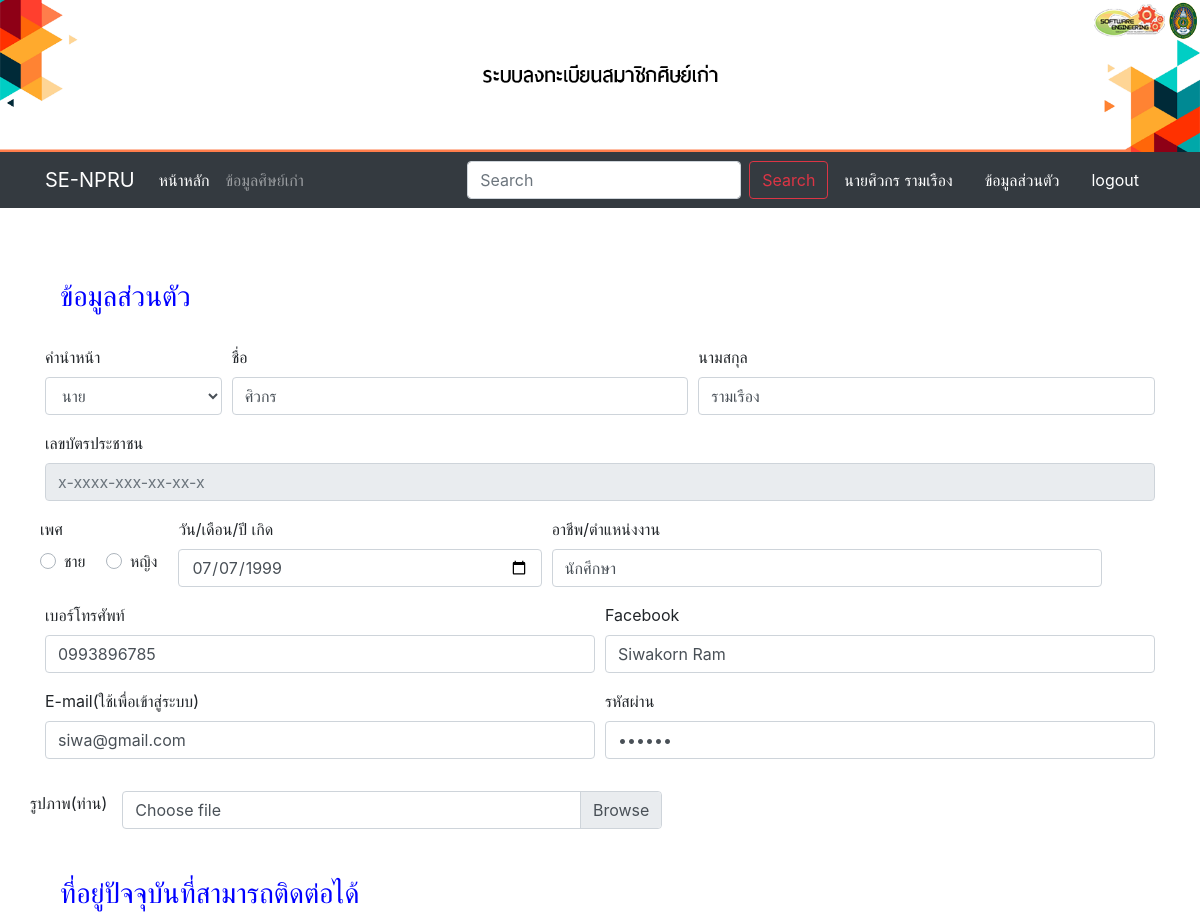
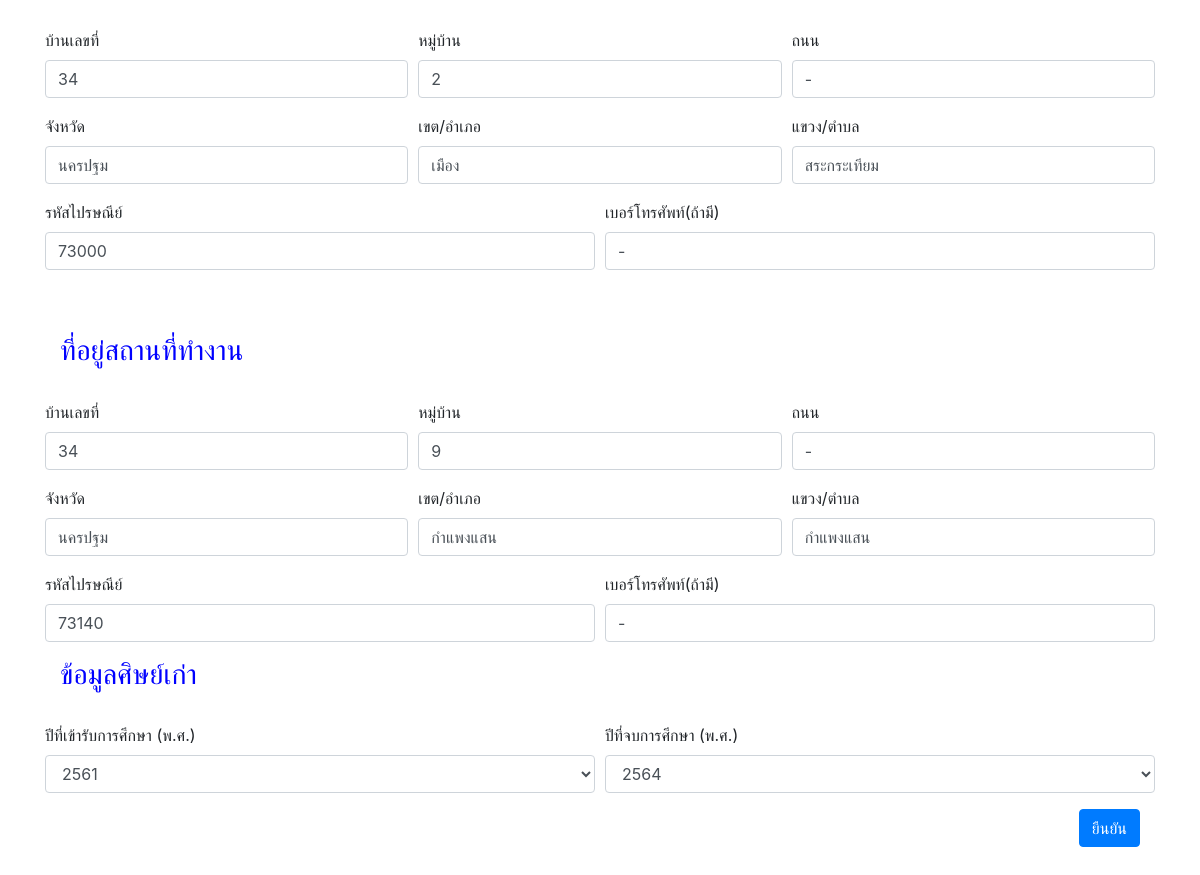
/formupdate.php?a_id=4 (signed in), run on the app's committed database (2 pictures, top to bottom).
### tables this page shows
CREATE TABLE `info` (
  `a_id` int(11) NOT NULL,
  `title` varchar(10) NOT NULL,
  `fname` varchar(60) NOT NULL,
  `lname` varchar(60) NOT NULL,
  `idcard` char(13) NOT NULL,
  `sex` varchar(10) NOT NULL,
  `date` date NOT NULL,
  `job` varchar(100) NOT NULL,
  `tel` varchar(10) NOT NULL,
  `face` varchar(100) NOT NULL,
  `email` varchar(100) NOT NULL,
  `password` varchar(30) NOT NULL,
  `image` varchar(155) NOT NULL
);

CREATE TABLE `addr_home` (
  `a_id` int(11) NOT NULL,
  `House-No` varchar(20) NOT NULL,
  `Moo-home` varchar(50) NOT NULL,
  `road-home` varchar(50) NOT NULL,
  `Province-home` varchar(50) NOT NULL,
  `Area-home` varchar(50) NOT NULL,
  `Sub-area-home` varchar(50) NOT NULL,
  `Postal-Code-home` varchar(5) NOT NULL,
  `Tel-home` varchar(10) NOT NULL
);

CREATE TABLE `addr_work` (
  `a_id` int(11) NOT NULL,
  `Work-No` varchar(10) NOT NULL,
  `Moo-work` varchar(50) NOT NULL,
  `road-work` varchar(50) NOT NULL,
  `Province-work` varchar(50) NOT NULL,
  `Area-work` varchar(50) NOT NULL,
  `Sub-area-work` varchar(50) NOT NULL,
  `Postal-Code-work` varchar(5) NOT NULL,
  `Tel-work` varchar(10) NOT NULL
);

CREATE TABLE `year` (
  `a_id` int(11) NOT NULL,
  `attend` varchar(4) NOT NULL,
  `finish` varchar(4) NOT NULL
);

### formupdate.php (the view, shortened to what this page needs)
<!DOCTYPE html>
<html lang="en">
<head>
</head>
<body>
    <div align="center">
        <img src="photo/header1920px.png" width="100%">
    </div>
    <?php require('navaf.php'); ?>
    <div class="container">
        <br><br><br>
        <?php
        require("connect.php");
        $id = $_GET['a_id'];
        $sql = "SELECT * FROM info WHERE a_id = '$id'";
        $stmt = $conn->prepare($sql);
        $stmt->execute();
        ?>
        <?php
        $result = $stmt->fetch(PDO::FETCH_ASSOC);
        ?>
        <form method="POST" action="update.php" enctype="multipart/form-data">
            <div class="container" style="color: blue;">
                <h3>ข้อมูลส่วนตัว</h3>
            </div>
            <br>
            <div class="form-row">
                <div class="form-group col-md-2">
                    <label for="title">คำนำหน้า</label>
                    <select id="title" class="form-control" name="title">
                        <option selected><?php echo $result['title']; ?></option>
                    </select>
                </div>
                <div class="form-group col-md-5">
                    <label for="fname">ชื่อ</label>
                    <input type="text" class="form-control" id="fname" placeholder="ชื่อ(ภาษาไทย)" name="fname" value="<?php echo $result['fname'] ?>">
                </div>
                <div class="form-group col-md-5">
                    <label for="lname">นามสกุล</label>
                    <input type="text" class="form-control" id="lname" placeholder="นามสกุล(ภาษาไทย)" name="lname" value="<?php echo $result['lname'] ?>">
                </div>
            </div>
            <div class="form-group">
                <label for="idcard">เลขบัตรประชาชน</label>
                <input type="text" class="form-control" id="idcard" placeholder="x-xxxx-xxx-xx-xx-x" name="idcard" maxlength="13" value="<?php echo $result['idcard'] ?>" readonly>
            </div>
            <div class="form-row">
                <div class="form-group">
                    <label for="select-sex">เพศ</label><br>
                    <div class="custom-control custom-radio custom-control-inline">
                        <label class="custom-control-label" for="customRadioInline1">ชาย</label>
                    </div>
                    <div class="custom-control custom-radio custom-control-inline">
                        <label class="custom-control-label" for="customRadioInline2">หญิง</label>
                    </div>
                </div>
                <div class="form-group col-md-4">
                    <label for="date">วัน/เดือน/ปี เกิด</label>
                    <input type="date" class="form-control" id="date" name="date" value="<?php echo $result['date'] ?>">
                </div>
                <div class="form-group col-md-6">
                    <label for="job">อาชีพ/ตำแหน่งงาน</label>
                    <input type="text" class="form-control" id="job" name="job" placeholder="อาชีพ/ตำแหน่งงาน" value="<?php echo $result['job'] ?>">
                </div>
            </div>
            <div class="form-row">
                <div class="form-group col-md-6">
                    <label for="Tel">เบอร์โทรศัพท์</label>
                    <input type="text" class="form-control" id="tel" name="tel" placeholder="xx-xxx-xxxx" maxlength="10" value="<?php echo $result['tel'] ?>">
                </div>
                <div class="form-group col-md-6">
                    <label for="Facebook">Facebook</label>
                    <input type="text" class="form-control" id="face" name="face" value="<?php echo $result['face'] ?>">
                </div>
                <div class="form-group col-md-6">
                    <label for="email">E-mail(ใช้เพื่อเข้าสู่ระบบ)</label>
                    <input type="email" class="form-control" id="email" name="email" placeholder="name@exam.com" value="<?php echo $result['email'] ?>">
                </div>
                <div class="form-group col-md-6">
                    <label for="password">รหัสผ่าน</label>
                    <input type="password" class="form-control" id="password" name="password" value="<?php echo $result['password'] ?>">
                </div>
            </div>
            <div class="row">
                <div class="col-1.5">
                    <label for="upphoto">รูปภาพ(ท่าน)</label>
                </div>
                <div class="col-6">
                    <div class="custom-file">
                        <label class="custom-file-label" for="inputGroupFile02" aria-describedby="inputGroupFileAddon02">Choose file</label>
                    </div>
                </div>
            </div>
            <br> <br>
            <?php
            $id = $_GET['a_id'];
            $sql = "SELECT * FROM addr_home WHERE a_id = '$id'";
            $stmt = $conn->prepare($sql);
            $stmt->execute();
            ?>
            <?php
            $result = $stmt->fetch(PDO::FETCH_ASSOC);
            ?>
            <div class="container" style="color: blue;">
                <h3>ที่อยู่ปัจจุบันที่สามารถติดต่อได้</h3>
            </div><br>
            <div class="form-row">
                <div class="form-group col-md-4">
                    <label for="House-No">บ้านเลขที่</label>
                    <input type="text" class="form-control" id="House-No" name="House-No" value="<?php echo $result['House-No'] ?>">
                </div>
                <div class="form-group col-md-4">
                    <label for="Moo-home">หมู่บ้าน</label>
                    <input type="text" class="form-control" id="Moo-home" name="Moo-home" value="<?php echo $result['Moo-home'] ?>">
                </div>
                <div class="form-group col-md-4">
                    <label for="road">ถนน</label>
                    <input type="text" class="form-control" id="road-home" name="road-home" value="<?php echo $result['road-home'] ?>">
                </div>
            </div>
            <div class="form-row">
                <div class="form-group col-md-4">
                    <label for="Province">จังหวัด</label>
                    <input type="text" class="form-control" id="Province-home" name="Province-home" value="<?php echo $result['Province-home'] ?>">
                </div>
                <div class="form-group col-md-4">
                    <label for="Area">เขต/อำเภอ</label>
                    <input type="text" class="form-control" id="Area-home" name="Area-home" value="<?php echo $result['Area-home'] ?>">
                </div>
                <div class="form-group col-md-4">
                    <label for="Sub-area">แขวง/ตำบล</label>
                    <input type="text" class="form-control" id="Sub-area-home" name="Sub-area-home" value="<?php echo $result['Sub-area-home'] ?>">
                </div>
            </div>
            <div class="form-row">
                <div class="form-group col-md-6">
                    <label for="Postal-Code">รหัสไปรษณีย์</label>
                    <input type="text" class="form-control" id="Postal-Code-home" name="Postal-Code-home" maxlength="5" value="<?php echo $result['Postal-Code-home'] ?>">
                </div>
                <div class="form-group col-md-6">
                    <label for="Tel-home">เบอร์โทรศัพท์(ถ้ามี)</label>
                    <input type="text" class="form-control" id="Tel-home" name="Tel-home" placeholder="xx-xxx-xxxx" maxlength="10" value="<?php echo $result['Tel-home'] ?>">
                </div>
            </div><br>
            <?php
            $id = $_GET['a_id'];
            $sql = "SELECT * FROM addr_work WHERE a_id = '$id'";
            $stmt = $conn->prepare($sql);
            $stmt->execute();
            ?>
            <?php
            $result = $stmt->fetch(PDO::FETCH_ASSOC);
            ?>
            <br>
            <div class="container" style="color: blue;">
                <h3>ที่อยู่สถานที่ทำงาน</h3>
            </div><br>
            <div class="form-row">
                <div class="form-group col-md-4">
                    <label for="Work-No">บ้านเลขที่</label>
                    <input type="text" class="form-control" id="Work-No" name="Work-No" value="<?php echo $result['Work-No'] ?>">
                </div>
                <div class="form-group col-md-4">
                    <label for="Work-Moo">หมู่บ้าน</label>
                    <input type="text" class="form-control" id="Moo-work" name="Moo-work" value="<?php echo $result['Moo-work'] ?>">
                </div>
                <div class="form-group col-md-4">
                    <label for="Work-road">ถนน</label>
                    <input type="text" class="form-control" id="road-work" name="road-work" value="<?php echo $result['road-work'] ?>">
                </div>
            </div>
            <div class="form-row">
                <div class="form-group col-md-4">
                    <label for="Work-Province">จังหวัด</label>
                    <input type="text" class="form-control" id="Province-work" name="Province-work" value="<?php echo $result['Province-work'] ?>">
                </div>
                <div class="form-group col-md-4">
                    <label for="Work-Area">เขต/อำเภอ</label>
                    <input type="text" class="form-control" id="Area-work" name="Area-work" value="<?php echo $result['Area-work'] ?>">
                </div>
                <div class="form-group col-md-4">
                    <label for="Work-Sub-area">แขวง/ตำบล</label>
                    <input type="text" class="form-control" id="Sub-area-work" name="Sub-area-work" value="<?php echo $result['Sub-area-work'] ?>">
                </div>
            </div>
            <div class="form-row">
                <div class="form-group col-md-6">
                    <label for="Work-Postal Code">รหัสไปรษณีย์</label>
                    <input type="text" class="form-control" id="Postal-Code-work" name="Postal-Code-work" maxlength="5" value="<?php echo $result['Postal-Code-work'] ?>">
                </div>
                <div class="form-group col-md-6">
                    <label for="Work-Tel">เบอร์โทรศัพท์(ถ้ามี)</label>
                    <input type="text" class="form-control" id="Tel-work" name="Tel-work" placeholder="xx-xxx-xxxx" maxlength="10" value="<?php echo $result['Tel-work'] ?>">
                </div>
            </div>
            <?php
            $id = $_GET['a_id'];
            $sql = "SELECT * FROM year WHERE a_id = '$id'";
            $stmt = $conn->prepare($sql);
            $stmt->execute();
            ?>
            <?php
            $result = $stmt->fetch(PDO::FETCH_ASSOC);
            ?>
            <div class="container" style="color: blue;">
                <h3>ข้อมูลศิษย์เก่า</h3>
            </div><br>
            <div class="form-row">
                <div class="form-group col-md-6">
                    <label for="attend">ปีที่เข้ารับการศึกษา (พ.ศ.)</label>
                    <select id="attend" class="form-control" name="attend">
                        <option selected><?php echo $result['attend'] ?></option>
                    </select>
                </div>
                <div class="form-group col-md-6">
                    <label for="finish">ปีที่จบการศึกษา (พ.ศ.)</label>
                    <select id="finish" class="form-control" name="finish">
                        <option selected><?php echo $result['finish'] ?></option>
                    </select>
                </div>
            </div>
            <div class="container">
                <div align="right">
                   <button type="submit" class="btn btn-primary">ยืนยัน</button>
                </div>
            </div>
        </form>
    </div>
    <br><br><br> <br><br><br><br><br><br>
</body>
</html>

### navaf.php (shortened to what this page needs)
<nav class="navbar navbar-expand-lg navbar-dark bg-dark">
  <div class="container">
    <a class="navbar-brand" href="#">SE-NPRU</a>
    <div class="collapse navbar-collapse" id="navbarText">
      <ul class="navbar-nav mr-auto">
        <li class="nav-item active">
          <a class="nav-link" href="indexaf.php">หน้าหลัก<span class="sr-only">(current)</span></a>
        </li>
        <li class="nav-item">
          <a class="nav-link" href="list.php">ข้อมูลศิษย์เก่า</a>
        </li>
      </ul>
      <form class="form-inline my-2 my-lg-0" action="showsearch.php">
        <input class="form-control mr-sm-2" type="search" placeholder="Search" aria-label="Search" name="search" id="search">
        <button class="btn btn-outline-danger my-2 my-sm-0" type="submit">Search</button>
      </form>
      <?php
      if (isset($_SESSION["email"])) {
        require_once('connect.php');
        $id = $_SESSION['email'];
        $sql = "SELECT * FROM `info` WHERE email = '$id'";
        $stmt = $conn->query($sql);
        $result = $stmt->fetch(PDO::FETCH_ASSOC);
        echo '<a class="nav-link" style="color: white;">' . $result['title'], $result['fname'] . '&nbsp;' . $result['lname'] . '</a>';
        echo '<a href="info.php" class="nav-link" style="color: white;">ข้อมูลส่วนตัว</a>';
        echo '<a href="logout.php" class="nav-link" style="color: white;">logout</a>';
      } else {
        header("location:login.php");
      }
      ?>
    </div>
  </div>
</nav>

### data on the page
info: title "นาย", fname "ศิวกร", lname "รามเรือง", date "07/07/1999", job "นักศึกษา", tel "0993896785", face "Siwakorn Ram", email "siwa@gmail.com"
addr_home: House-No "34", Moo-home "2", road-home "-", Province-home "นครปฐม", Area-home "เมือง", Sub-area-home "สระกระเทียม", Postal-Code-home "73000", Tel-home "-"
addr_work: Work-No "34", Moo-work "9", road-work "-", Province-work "นครปฐม", Area-work "กำแพงแสน", Sub-area-work "กำแพงแสน", Postal-Code-work "73140", Tel-work "-"
year: attend "2561", finish "2564"
